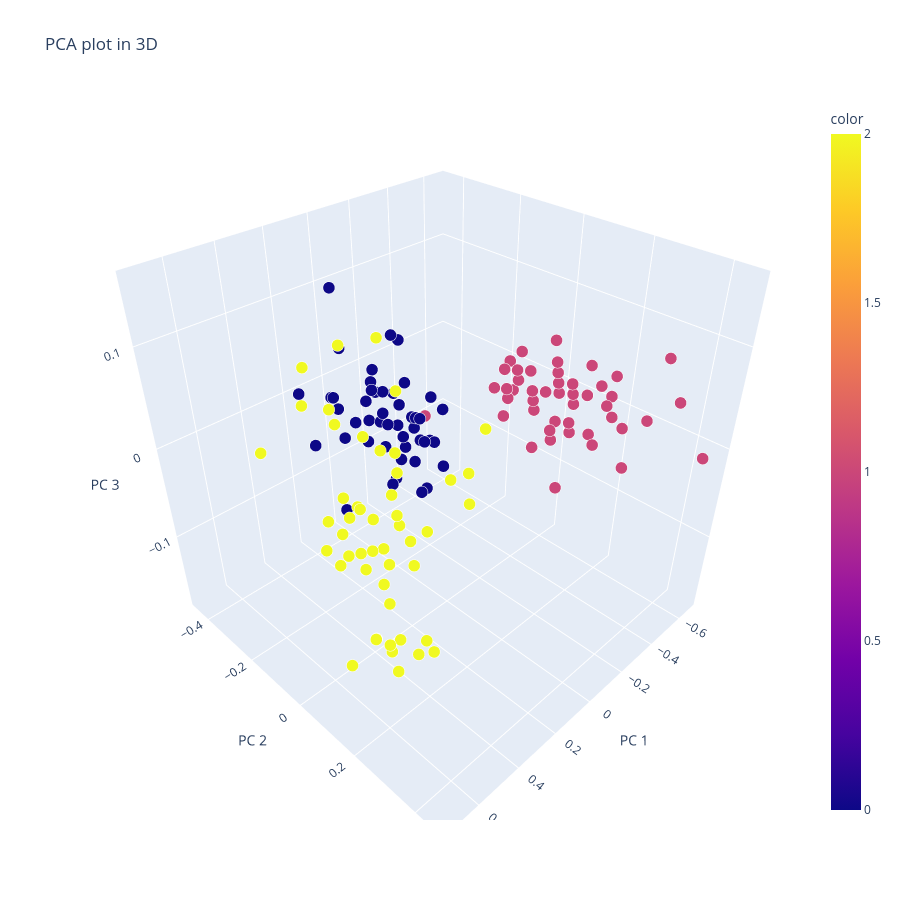

Notebook cell for this chart:
### Code cell
PCAplot3D(X, pred_k)

### Figure 1 — Plotly figure (JSON) as saved in the notebook; plotly's stock layout.template omitted (floating-point values rounded to 4 significant figures; data arrays with more than 128 entries replaced by an {"elided": "..."} marker saying what was removed)
{"data": [{"hovertemplate": "PC 1=%{x}<br>PC 2=%{y}<br>PC 3=%{z}<br>size=%{marker.size}<br>color=%{marker.color}<extra></extra>", "legendgroup": "", "marker": {"color": {"elided": "150 int values"}, "coloraxis": "coloraxis", "opacity": 1, "size": {"elided": "150 float values"}, "sizemode": "area", "sizeref": 0.00025, "symbol": "circle"}, "mode": "markers", "name": "", "scene": "scene", "showlegend": false, "type": "scatter3d", "x": {"elided": "150 float values"}, "y": {"elided": "150 float values"}, "z": {"elided": "150 float values"}}], "layout": {"coloraxis": {"colorbar": {"title": {"text": "color"}}, "colorscale": [[0, "#0d0887"], [0.1111, "#46039f"], [0.2222, "#7201a8"], [0.3333, "#9c179e"], [0.4444, "#bd3786"], [0.5556, "#d8576b"], [0.6667, "#ed7953"], [0.7778, "#fb9f3a"], [0.8889, "#fdca26"], [1, "#f0f921"]]}, "height": 900, "legend": {"itemsizing": "constant", "tracegroupgap": 0}, "scene": {"domain": {"x": [0, 1], "y": [0, 1]}, "xaxis": {"title": {"text": "PC 1"}}, "yaxis": {"title": {"text": "PC 2"}}, "zaxis": {"title": {"text": "PC 3"}}}, "title": {"text": "PCA plot in 3D"}, "width": 900}}
